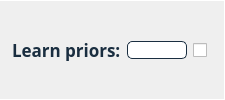
                                <widget class="QFrame" name="frame_nr_threads_10">
                                 <property name="styleSheet">
                                  <string notr="true">border-bottom: 1px solid #FFFFFF;
border-right: 0.5px solid #FFFFFF;
border-top: 0.5px solid #FFFFFF;
</string>
                                 </property>
                                 <property name="frameShape">
                                  <enum>QFrame::StyledPanel</enum>
                                 </property>
                                 <property name="frameShadow">
                                  <enum>QFrame::Plain</enum>
                                 </property>
                                 <layout class="QHBoxLayout" name="horizontalLayout_114">
                                  <item>
                                   <widget class="QLabel" name="label_nr_threads_10">
                                    <property name="sizePolicy">
                                     <sizepolicy hsizetype="Minimum" vsizetype="Preferred">
                                      <horstretch>0</horstretch>
                                      <verstretch>0</verstretch>
                                     </sizepolicy>
                                    </property>
                                    <property name="maximumSize">
                                     <size>
                                      <width>16777215</width>
                                      <height>16777215</height>
                                     </size>
                                    </property>
                                    <property name="font">
                                     <font>
                                      <family>Avenir</family>
                                      <pointsize>13</pointsize>
                                      <weight>75</weight>
                                      <italic>false</italic>
                                      <bold>true</bold>
                                     </font>
                                    </property>
                                    <property name="toolTip">
                                     <string>&lt;html&gt;&lt;head/&gt;&lt;body&gt;&lt;p&gt;&lt;span style=&quot; font-weight:400;&quot;&gt;The weight of each topic in each document.&lt;/span&gt;&lt;/p&gt;&lt;/body&gt;&lt;/html&gt;</string>
                                    </property>
                                    <property name="styleSheet">
                                     <string notr="true">font: 87 13pt &quot;Avenir&quot;;
color:#1A2E40;
font-weight: bold;
border:None;</string>
                                    </property>
                                    <property name="text">
                                     <string>Learn priors:</string>
                                    </property>
                                   </widget>
                                  </item>
                                  <item>
                                   <widget class="QLineEdit" name="lineEdit_nr_threads_10">
                                    <property name="sizePolicy">
                                     <sizepolicy hsizetype="Minimum" vsizetype="Fixed">
                                      <horstretch>0</horstretch>
                                      <verstretch>0</verstretch>
                                     </sizepolicy>
                                    </property>
                                    <property name="minimumSize">
                                     <size>
                                      <width>0</width>
                                      <height>0</height>
                                     </size>
                                    </property>
                                    <property name="maximumSize">
                                     <size>
                                      <width>60</width>
                                      <height>16777215</height>
                                     </size>
                                    </property>
                                    <property name="styleSheet">
                                     <string notr="true">QLineEdit {	
	background-color: #FFFFFF;
	font: 87 italic 12pt &quot;Avenir&quot;;
	border-radius: 5px;
	border: 1px solid #1A2E40;
	color:black;
}</string>
                                    </property>
                                   </widget>
                                  </item>
                                  <item>
                                   <widget class="QCheckBox" name="checkBox_nr_threads_10">
                                    <property name="sizePolicy">
                                     <sizepolicy hsizetype="Fixed" vsizetype="Fixed">
                                      <horstretch>0</horstretch>
                                      <verstretch>0</verstretch>
                                     </sizepolicy>
                                    </property>
                                    <property name="styleSheet">
                                     <string notr="true">border:0px;</string>
                                    </property>
                                    <property name="text">
                                     <string/>
                                    </property>
                                   </widget>
                                  </item>
                                 </layout>
                                </widget>
